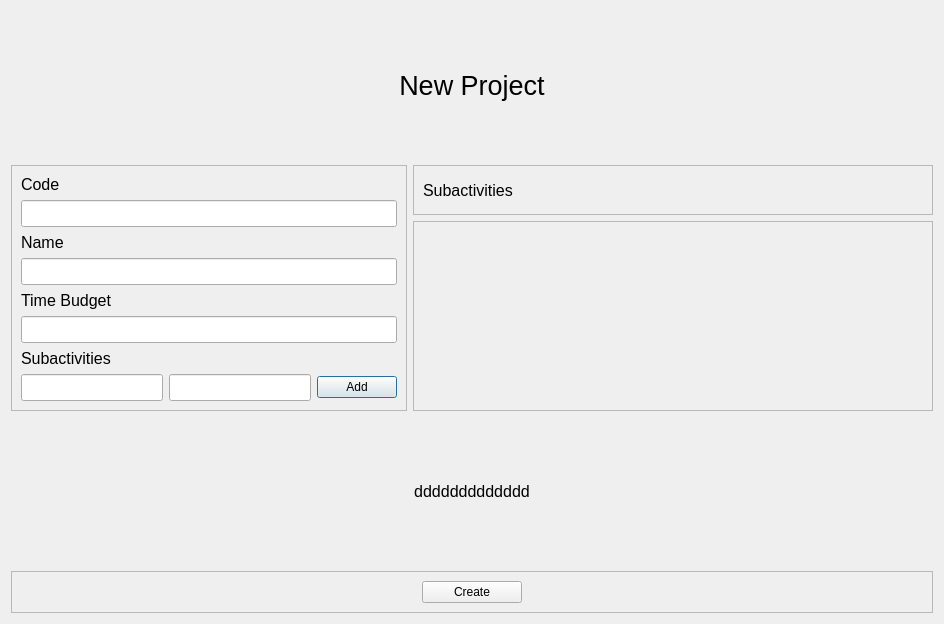
<?xml version="1.0" encoding="UTF-8"?>
<ui version="4.0">
 <class>add_activity</class>
 <widget class="QDialog" name="add_activity">
  <property name="geometry">
   <rect>
    <x>0</x>
    <y>0</y>
    <width>944</width>
    <height>624</height>
   </rect>
  </property>
  <property name="windowTitle">
   <string>Dialog</string>
  </property>
  <layout class="QGridLayout" name="gridLayout_2">
   <item row="4" column="0" rowspan="2">
    <widget class="QFrame" name="frame">
     <property name="sizePolicy">
      <sizepolicy hsizetype="Fixed" vsizetype="Fixed">
       <horstretch>0</horstretch>
       <verstretch>0</verstretch>
      </sizepolicy>
     </property>
     <property name="frameShape">
      <enum>QFrame::StyledPanel</enum>
     </property>
     <property name="frameShadow">
      <enum>QFrame::Raised</enum>
     </property>
     <layout class="QGridLayout" name="gridLayout">
      <item row="2" column="2">
       <widget class="QLabel" name="label_4">
        <property name="sizePolicy">
         <sizepolicy hsizetype="Preferred" vsizetype="Fixed">
          <horstretch>0</horstretch>
          <verstretch>0</verstretch>
         </sizepolicy>
        </property>
        <property name="font">
         <font>
          <pointsize>12</pointsize>
         </font>
        </property>
        <property name="text">
         <string>Name</string>
        </property>
       </widget>
      </item>
      <item row="9" column="2">
       <widget class="QLineEdit" name="sub_master">
        <property name="font">
         <font>
          <pointsize>12</pointsize>
         </font>
        </property>
        <property name="echoMode">
         <enum>QLineEdit::Normal</enum>
        </property>
       </widget>
      </item>
      <item row="0" column="2">
       <widget class="QLabel" name="label_3">
        <property name="font">
         <font>
          <pointsize>12</pointsize>
         </font>
        </property>
        <property name="text">
         <string>Code</string>
        </property>
       </widget>
      </item>
      <item row="9" column="3">
       <widget class="QLineEdit" name="sub_second">
        <property name="font">
         <font>
          <pointsize>12</pointsize>
         </font>
        </property>
        <property name="echoMode">
         <enum>QLineEdit::Normal</enum>
        </property>
       </widget>
      </item>
      <item row="8" column="2">
       <widget class="QLabel" name="label_6">
        <property name="font">
         <font>
          <pointsize>12</pointsize>
         </font>
        </property>
        <property name="text">
         <string>Subactivities</string>
        </property>
       </widget>
      </item>
      <item row="5" column="2">
       <widget class="QLabel" name="label_5">
        <property name="font">
         <font>
          <pointsize>12</pointsize>
         </font>
        </property>
        <property name="text">
         <string>Time Budget</string>
        </property>
       </widget>
      </item>
      <item row="9" column="4">
       <widget class="QPushButton" name="add_button">
        <property name="text">
         <string>Add</string>
        </property>
       </widget>
      </item>
      <item row="6" column="2" colspan="3">
       <widget class="QLineEdit" name="project_time_budge">
        <property name="font">
         <font>
          <pointsize>12</pointsize>
         </font>
        </property>
        <property name="echoMode">
         <enum>QLineEdit::Normal</enum>
        </property>
       </widget>
      </item>
      <item row="4" column="2" colspan="3">
       <widget class="QLineEdit" name="project_name">
        <property name="sizePolicy">
         <sizepolicy hsizetype="Expanding" vsizetype="Fixed">
          <horstretch>0</horstretch>
          <verstretch>0</verstretch>
         </sizepolicy>
        </property>
        <property name="font">
         <font>
          <pointsize>12</pointsize>
         </font>
        </property>
        <property name="focusPolicy">
         <enum>Qt::NoFocus</enum>
        </property>
        <property name="echoMode">
         <enum>QLineEdit::Normal</enum>
        </property>
       </widget>
      </item>
      <item row="1" column="2" colspan="3">
       <widget class="QLineEdit" name="project_code">
        <property name="font">
         <font>
          <pointsize>12</pointsize>
         </font>
        </property>
        <property name="echoMode">
         <enum>QLineEdit::Normal</enum>
        </property>
       </widget>
      </item>
     </layout>
    </widget>
   </item>
   <item row="6" column="0" colspan="2">
    <widget class="QLabel" name="activity_error">
     <property name="font">
      <font>
       <pointsize>12</pointsize>
      </font>
     </property>
     <property name="text">
      <string>ddddddddddddd</string>
     </property>
     <property name="alignment">
      <set>Qt::AlignCenter</set>
     </property>
    </widget>
   </item>
   <item row="7" column="0" colspan="2">
    <widget class="QFrame" name="frame_3">
     <property name="sizePolicy">
      <sizepolicy hsizetype="Preferred" vsizetype="Fixed">
       <horstretch>0</horstretch>
       <verstretch>0</verstretch>
      </sizepolicy>
     </property>
     <property name="frameShape">
      <enum>QFrame::StyledPanel</enum>
     </property>
     <property name="frameShadow">
      <enum>QFrame::Raised</enum>
     </property>
     <layout class="QGridLayout" name="gridLayout_3">
      <item row="0" column="0">
       <widget class="QPushButton" name="create_button">
        <property name="sizePolicy">
         <sizepolicy hsizetype="Fixed" vsizetype="Fixed">
          <horstretch>0</horstretch>
          <verstretch>0</verstretch>
         </sizepolicy>
        </property>
        <property name="maximumSize">
         <size>
          <width>100</width>
          <height>16777215</height>
         </size>
        </property>
        <property name="focusPolicy">
         <enum>Qt::StrongFocus</enum>
        </property>
        <property name="layoutDirection">
         <enum>Qt::LeftToRight</enum>
        </property>
        <property name="text">
         <string>Create</string>
        </property>
        <property name="autoRepeat">
         <bool>false</bool>
        </property>
        <property name="autoExclusive">
         <bool>false</bool>
        </property>
       </widget>
      </item>
     </layout>
    </widget>
   </item>
   <item row="0" column="0" colspan="2">
    <widget class="QLabel" name="label_2">
     <property name="minimumSize">
      <size>
       <width>0</width>
       <height>0</height>
      </size>
     </property>
     <property name="font">
      <font>
       <pointsize>20</pointsize>
      </font>
     </property>
     <property name="layoutDirection">
      <enum>Qt::LeftToRight</enum>
     </property>
     <property name="text">
      <string>New Project</string>
     </property>
     <property name="alignment">
      <set>Qt::AlignCenter</set>
     </property>
    </widget>
   </item>
   <item row="4" column="1">
    <widget class="QFrame" name="frame_4">
     <property name="sizePolicy">
      <sizepolicy hsizetype="Preferred" vsizetype="Fixed">
       <horstretch>0</horstretch>
       <verstretch>0</verstretch>
      </sizepolicy>
     </property>
     <property name="maximumSize">
      <size>
       <width>16777215</width>
       <height>50</height>
      </size>
     </property>
     <property name="frameShape">
      <enum>QFrame::StyledPanel</enum>
     </property>
     <property name="frameShadow">
      <enum>QFrame::Raised</enum>
     </property>
     <layout class="QGridLayout" name="gridLayout_5">
      <item row="0" column="0">
       <widget class="QLabel" name="label_7">
        <property name="font">
         <font>
          <pointsize>12</pointsize>
         </font>
        </property>
        <property name="text">
         <string>Subactivities</string>
        </property>
       </widget>
      </item>
     </layout>
    </widget>
   </item>
   <item row="5" column="1">
    <widget class="QScrollArea" name="subactivities">
     <property name="sizePolicy">
      <sizepolicy hsizetype="Expanding" vsizetype="Fixed">
       <horstretch>0</horstretch>
       <verstretch>0</verstretch>
      </sizepolicy>
     </property>
     <property name="maximumSize">
      <size>
       <width>16777215</width>
       <height>600</height>
      </size>
     </property>
     <property name="widgetResizable">
      <bool>true</bool>
     </property>
     <widget class="QWidget" name="scroll">
      <property name="geometry">
       <rect>
        <x>0</x>
        <y>0</y>
        <width>522</width>
        <height>188</height>
       </rect>
      </property>
     </widget>
    </widget>
   </item>
  </layout>
 </widget>
 <resources/>
 <connections/>
</ui>
